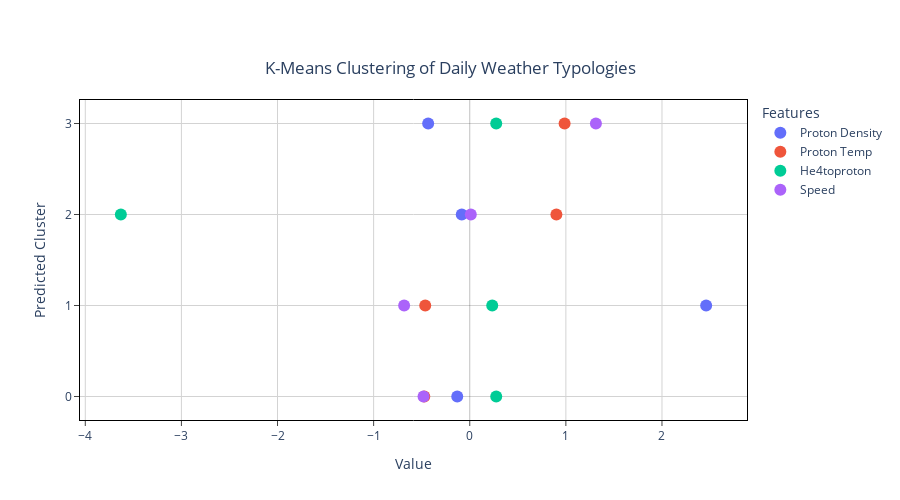

Here is the notebook cell this chart was saved with:
### Code cell
Pcenters = pd.melt(P, id_vars = ['prediction'], var_name = 'var', value_name = 'val')
Pcenters['prediction'] = Pcenters['prediction'].astype(str)
fig = px.scatter(Pcenters, x='val', y='prediction', color='var', 
            labels=dict(val='Value', var='Features', prediction='Predicted Cluster'),
                title='K-Means Clustering of Daily Weather Typologies')
fig.update_layout(plot_bgcolor='white', autosize=False, width=900, height=500, title={'x':0.5, 'xanchor':'center', 'y':0.875})
fig.update_xaxes(
    mirror=True,
    ticks='outside',
    showline=True,
    linecolor='black',
    zerolinecolor='black', zerolinewidth=0.25,
    gridcolor='lightgrey'
)
fig.update_yaxes(
    mirror=True,
    ticks='outside',
    showline=True,
    linecolor='black',
    zerolinecolor='black',
    gridcolor='lightgrey'
)
fig.update_traces(marker=dict(size=12))

### Figure 1 — Plotly figure (JSON) as saved in the notebook; plotly's stock layout.template omitted (floating-point values rounded to 4 significant figures)
{"data": [{"hovertemplate": "Features=Proton Density<br>Value=%{x}<br>Predicted Cluster=%{y}<extra></extra>", "legendgroup": "Proton Density", "marker": {"color": "#636efa", "size": 12, "symbol": "circle"}, "mode": "markers", "name": "Proton Density", "orientation": "h", "showlegend": true, "type": "scatter", "x": [-0.13, 2.46, -0.08318, -0.4325], "xaxis": "x", "y": ["0", "1", "2", "3"], "yaxis": "y"}, {"hovertemplate": "Features=Proton Temp<br>Value=%{x}<br>Predicted Cluster=%{y}<extra></extra>", "legendgroup": "Proton Temp", "marker": {"color": "#EF553B", "size": 12, "symbol": "circle"}, "mode": "markers", "name": "Proton Temp", "orientation": "h", "showlegend": true, "type": "scatter", "x": [-0.4733, -0.4632, 0.9015, 0.9868], "xaxis": "x", "y": ["0", "1", "2", "3"], "yaxis": "y"}, {"hovertemplate": "Features=He4toproton<br>Value=%{x}<br>Predicted Cluster=%{y}<extra></extra>", "legendgroup": "He4toproton", "marker": {"color": "#00cc96", "size": 12, "symbol": "circle"}, "mode": "markers", "name": "He4toproton", "orientation": "h", "showlegend": true, "type": "scatter", "x": [0.2755, 0.2341, -3.63, 0.2754], "xaxis": "x", "y": ["0", "1", "2", "3"], "yaxis": "y"}, {"hovertemplate": "Features=Speed<br>Value=%{x}<br>Predicted Cluster=%{y}<extra></extra>", "legendgroup": "Speed", "marker": {"color": "#ab63fa", "size": 12, "symbol": "circle"}, "mode": "markers", "name": "Speed", "orientation": "h", "showlegend": true, "type": "scatter", "x": [-0.4811, -0.6826, 0.01104, 1.313], "xaxis": "x", "y": ["0", "1", "2", "3"], "yaxis": "y"}], "layout": {"autosize": false, "height": 500, "legend": {"title": {"text": "Features"}, "tracegroupgap": 0}, "plot_bgcolor": "white", "title": {"text": "K-Means Clustering of Daily Weather Typologies", "x": 0.5, "xanchor": "center", "y": 0.875}, "width": 900, "xaxis": {"anchor": "y", "domain": [0, 1], "gridcolor": "lightgrey", "linecolor": "black", "mirror": true, "showline": true, "ticks": "outside", "title": {"text": "Value"}, "zerolinecolor": "black", "zerolinewidth": 0.25}, "yaxis": {"anchor": "x", "domain": [0, 1], "gridcolor": "lightgrey", "linecolor": "black", "mirror": true, "showline": true, "ticks": "outside", "title": {"text": "Predicted Cluster"}, "zerolinecolor": "black"}}}
